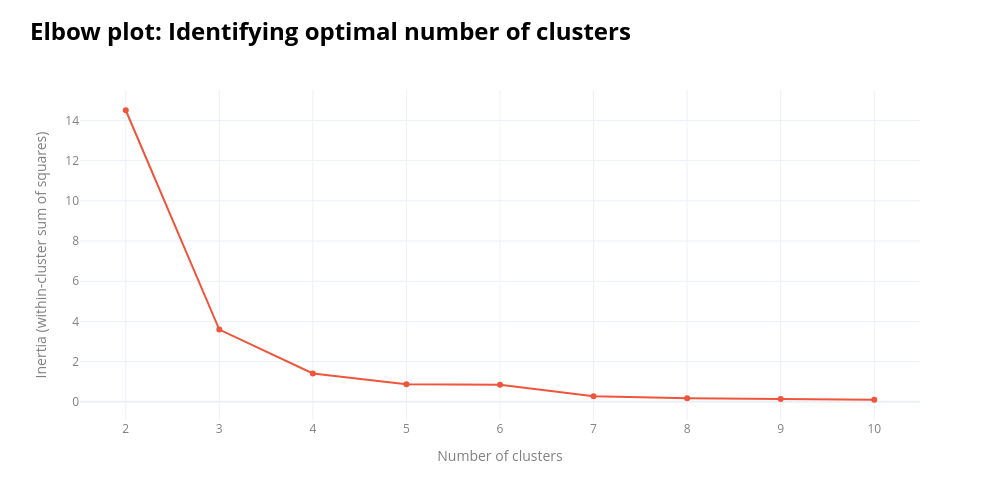

Notebook source saved alongside this figure:
### Markdown cell above
# Section 1: Data Centre Segmentation

Recent research by the House Of Commons outlines four DC types: 

- enterprise (operated by an organisation for internal purposes), 
- co-location (third party renting rack space to customers), 
- hyperscale (large facilities by major cloud providers), 
- AI (designed for high-performance computing).

The dataset contains several variables that could inform clustering of DC, e.g. b8_gia_sqm, it_load_capacity_mw (both numeric). **To identify distinct data centre groups, k-means clustering is applied using these 3 numeric cols. The assumption of the k=4 is validated through the elbow method.**
<!-- 
Apart from operational, security and other differences, they can vary by GIA. Below we perform the segmentation using Jenks natural breaks. This method is appropriate for small, 1-dimentional data (GIA) with potentially unequal number of datapoints in each class, and skewed distributions (see chart below). The method optimizes for total intra-class variance, making the classes as homogeneous as possible. (hhttps://observablehq.com/@visionscarto/natural-breaks). -->

### Code cell
data_sizes_no_na = data_ldn_exstg[["b8_gia_sqm", "it_load_capacity_mw"]]
data_sizes_no_na = data_sizes_no_na.dropna(subset=["b8_gia_sqm"])

# Use K-nearest neighbours imputation (k = 5)
# I am filling MW and KW columns, but not the GIA since it is most filled and most reliable. Also, for most null GIA, the other columns are null as well
imputer = KNNImputer(n_neighbors=5)
data_sizes_imputed_array = imputer.fit_transform(data_sizes_no_na)
data_sizes_no_na = pd.DataFrame(data_sizes_imputed_array,columns=["b8_gia_sqm", "it_load_capacity_mw"],index=data_sizes_no_na.index)

scaler = StandardScaler()
scaled_array = scaler.fit_transform(data_sizes_no_na)
data_sizes_no_na = pd.DataFrame(scaled_array,columns=["b8_gia_sqm", "it_load_capacity_mw"],index=data_sizes_no_na.index)
# ___________________________________________________________________________________________________________
# elbow plot
X = data_sizes_no_na[["it_load_capacity_mw"]]
inertias = []
k_values = list(range(2, 11))

for k in k_values:
    kmeans = KMeans(n_clusters=k,random_state=42,n_init="auto")
    kmeans.fit(X)
    inertias.append(kmeans.inertia_)

fig = go.Figure()
fig.add_trace(go.Scatter(x=k_values,y=inertias,mode="lines+markers",name="Inertia", line=dict(color=px.colors.qualitative.Plotly[1]), marker=dict(color=px.colors.qualitative.Plotly[1])))
fig.update_layout(
    width=1000,height=500, template="plotly_white",
    title=dict(
        text=(
            f"<span style='font-size:24px; font-weight:bold; color:{notes_colour}; display:block; margin-bottom:2px;'>"
            "Elbow plot: Identifying optimal number of clusters"
            "</span><br>"
        ),
        x=0.03,xanchor="left", y=0.92,yanchor="top",
    ),
    margin=dict(t=90), legend=dict(font=dict(color=labels_colour)),
    xaxis_title="Number of clusters",yaxis_title="Inertia (within-cluster sum of squares)",
)

fig.update_xaxes(title_font=dict(color=labels_colour),tickfont=dict(color=labels_colour))
fig.update_yaxes(title_font=dict(color=labels_colour),tickfont=dict(color=labels_colour))
fig.show()

### Figure 1 — Plotly figure (JSON) as saved in the notebook; plotly's stock layout.template omitted (floating-point values rounded to 4 significant figures)
{"data": [{"line": {"color": "#EF553B"}, "marker": {"color": "#EF553B"}, "mode": "lines+markers", "name": "Inertia", "type": "scatter", "x": [2, 3, 4, 5, 6, 7, 8, 9, 10], "y": [14.51, 3.594, 1.408, 0.8757, 0.8492, 0.2773, 0.176, 0.1441, 0.1017]}], "layout": {"height": 500, "legend": {"font": {"color": "grey"}}, "margin": {"t": 90}, "title": {"text": "<span style='font-size:24px; font-weight:bold; color:black; display:block; margin-bottom:2px;'>Elbow plot: Identifying optimal number of clusters</span><br>", "x": 0.03, "xanchor": "left", "y": 0.92, "yanchor": "top"}, "width": 1000, "xaxis": {"tickfont": {"color": "grey"}, "title": {"font": {"color": "grey"}, "text": "Number of clusters"}}, "yaxis": {"tickfont": {"color": "grey"}, "title": {"font": {"color": "grey"}, "text": "Inertia (within-cluster sum of squares)"}}}}
